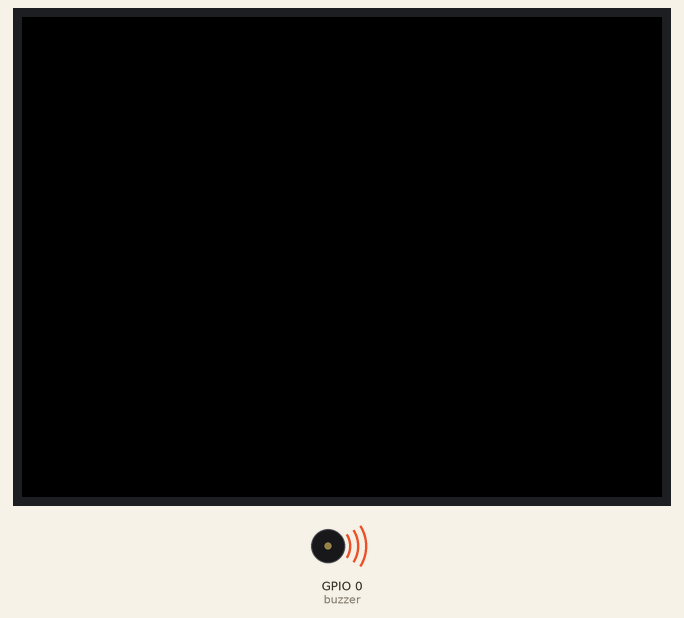
A sketch run on a simulated ESP32. Parts: 320×240 colour display, buzzer (waves = sounding).

Above: at 1.1 s.
At 5.6 s:
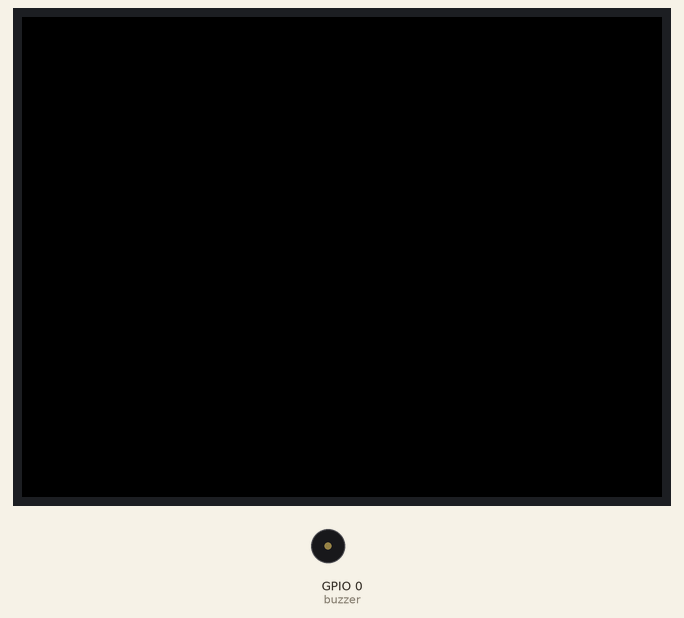
Timing chart, 0 to 7.1 s (numbered marks = the images above):
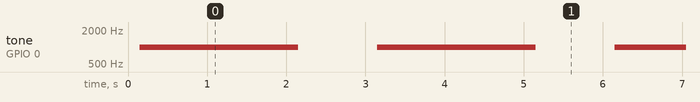

The sketch:

motor_pwm_signal_test.ino
```cpp
#include <M5Stack.h>
int freq1 = 0;
int ampl = 0;
int freq = 1000;
int channel = 0;
int resolution_bits = 8;
int buzzer = 0;

void setup() {
  M5.begin();
  ledcSetup(channel, freq, resolution_bits);
  ledcAttachPin(buzzer, channel);
}
void loop() {
    ledcWrite(channel, 128);
    delay(1000);
    ledcWrite(channel, 250);
    delay(1000);
    ledcWrite(channel, 0);
    delay(1000);
}
```

Measured:
- by itself, tone on GPIO 0 (buzzer): alternates 1000 Hz for 2.0 s and silent for 1.0 s
